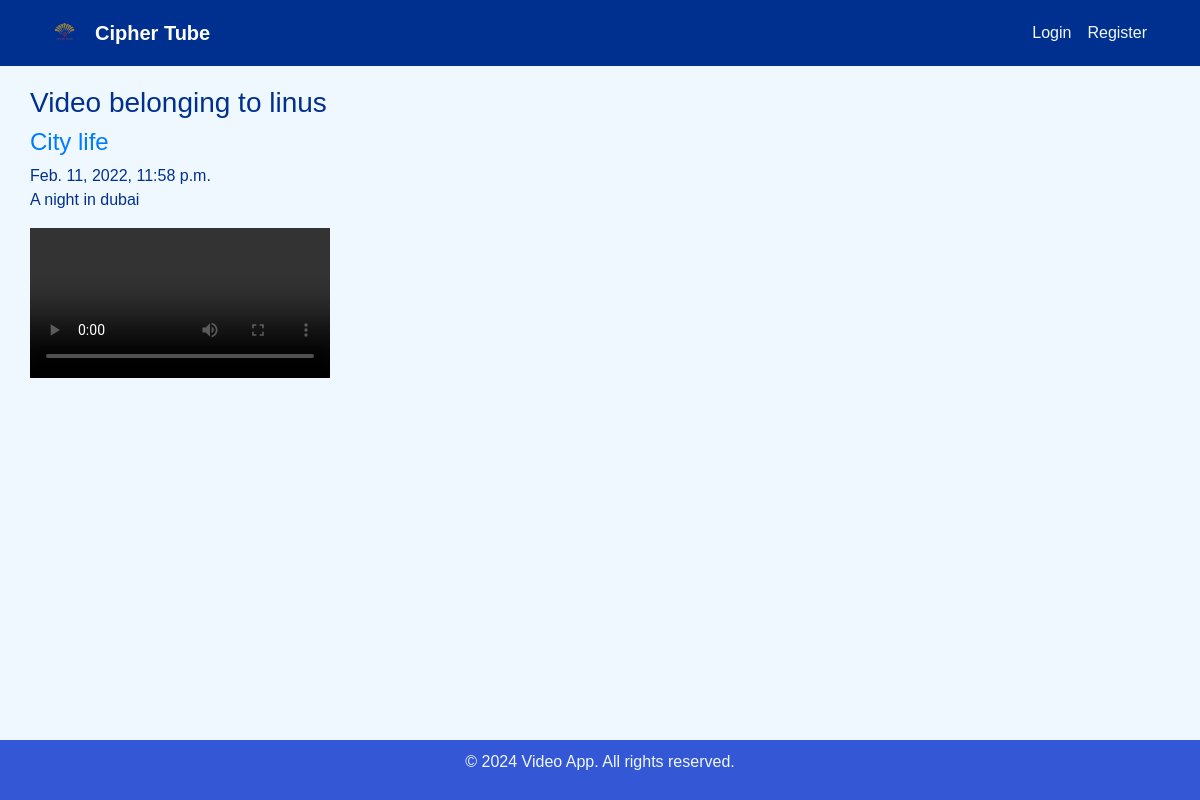
Screenshot of /user/linus with the database file from the repository.
### stream/models.py (models this page shows, shortened)
class VidStream(models.Model):
    streamer = models.ForeignKey(User, on_delete=models.CASCADE)
    title = models.CharField(max_length=300)
    description = models.TextField(max_length=600)
    upload_date = models.DateTimeField(default=timezone.now)
    video = models.FileField(upload_to='')

### stream/views.py (the view)
# urls.py: path('user/<str:username>', UserVideoListView.as_view(), name="user-videos"),
class UserVideoListView(ListView):
    model = VidStream
    template_name = "stream/user_videos.html"
    context_object_name = 'videos'
    def get_queryset(self):
        user = get_object_or_404(User, username=self.kwargs.get('username'))
        return VidStream.objects.filter(streamer=user).order_by('-upload_date')

### stream/templates/stream/user_videos.html
{% extends 'stream/base.html'%}
{% block content %}
    <div>
        {% for item in videos %}
        <h3>Video belonging to {{ item.streamer.username }}</h4>
        <h4><a href="{% url 'stream:video-detail' item.id %}">{{ item.title }}</a></h1>
        <h12>{{ item.upload_date}}</h12>
        <p>{{ item.description}}</p>
        <video controls>
            <source src="{{ item.video.url }}" type="video/mp4">
          </video>
        {% endfor %}
    </div>
{% endblock content %}

### stream/templates/stream/base.html (style rules this page uses)
body { font-family: Arial, sans-serif; background-color: #F0F8FF; color: #00308F; margin: 0; padding: 0; min-height: 100vh; display: flex; flex-direction: column; }

### rows the page displays
VidStream: streamer.username "linus", title "City life", upload_date "Feb. 11, 2022, 11:58 p.m.", description "A night in dubai"
